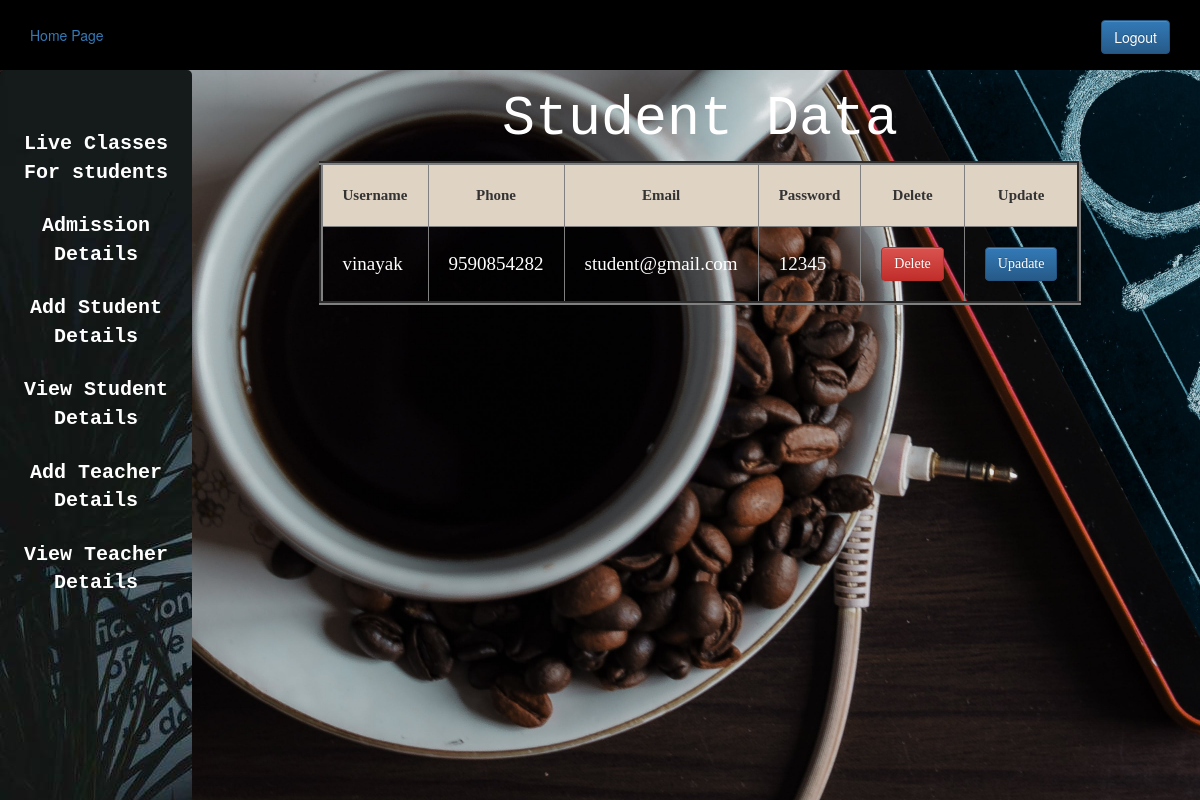
Screenshot of /view_student.php (signed in) with the database file from the repository.
### tables this page shows
CREATE TABLE `user` (
  `id` int(11) NOT NULL,
  `username` varchar(50) DEFAULT NULL,
  `phone` varchar(50) DEFAULT NULL,
  `email` varchar(50) DEFAULT NULL,
  `usertype` varchar(50) DEFAULT NULL,
  `password` varchar(50) DEFAULT NULL
);

### view_student.php (the view, shortened to what this page needs)
<?php
$host="localhost";
$user="root";
$password="";
$db="schoolproject";
$data=mysqli_connect($host,$user,$password,$db);
$sql="SELECT *FROM user WHERE usertype='student'";
$result=mysqli_query($data,$sql)
?>
<!DOCTYPE html>
<html>
<head>
	<?php
	include 'admin_css.php';
	?>
</head>
<body>
	<?php
	include 'admin_sidebar.php';
	?>
	<div class="content">
		<center>
		<h1 class="STUDENT_DATA">Student Data</h1>
		<table border="4px">
			<tr>
				<th class="table_th">Username</th>
				<th class="table_th">Phone</th>
				<th class="table_th">Email</th>
				<th class="table_th">Password</th>
				<th class="table_th">Delete</th>
				<th class="table_th">Update</th>
			</tr>
			<?php
			while ($info=$result->fetch_assoc())
			{
			?>
			<tr>
				<td class="table_td">
					<?php echo "{$info['username']}"; ?>
				</td>
				<td class="table_td">
					<?php echo "{$info['phone']}"; ?></td>
				<td class="table_td">
					<?php echo "{$info['email']}"; ?>
				</td>
				<td class="table_td"><?php echo "{$info['password']}"; ?></td>
				<td class="red"><?php echo "<a onClick=\" javascript:return confirm('Are Your Sure to Delete This');\" class='btn btn-danger' href='delete.php?student_id={$info['id']}'>Delete </a>"; ?></td>
				<td class="table_td"><?php echo "<a class='btn btn-primary' href='update_student.php?student_id={$info['id']}'>Upadate</a>"; ?>
				</td>
			</tr>
			<?php
			}
			?>
		</table>
</center>
	</div>
</body>
</html>

### admin.css (style rules this page uses)
* { margin: 0px; padding: 0px; }
a,a:hover { text-decoration: none!important; }

### view_student.php (style rules this page uses)
.STUDENT_DATA { font-family:'Courier New', Courier,monospace ; color: white; font-size: 55px; }
.table_th { font-family:cursive ; text-align: center; font-size: 15px; padding: 20px; background-color: #dfd3c3; }
.table_td { padding: 20px; font-family: time; font-size: 19px; color: white; }
.red { padding: 20px; font-family: time; font-size: 19px; color: red; }
body { background-image: url("imag09.jpg"); background-size: 2000px; background-position: center; background-repeat: no-repeat; }
.content { padding-left: 200px; }

### rows the page displays
user: username "vinayak", phone "9590854282", email "student@gmail.com", password "12345"
